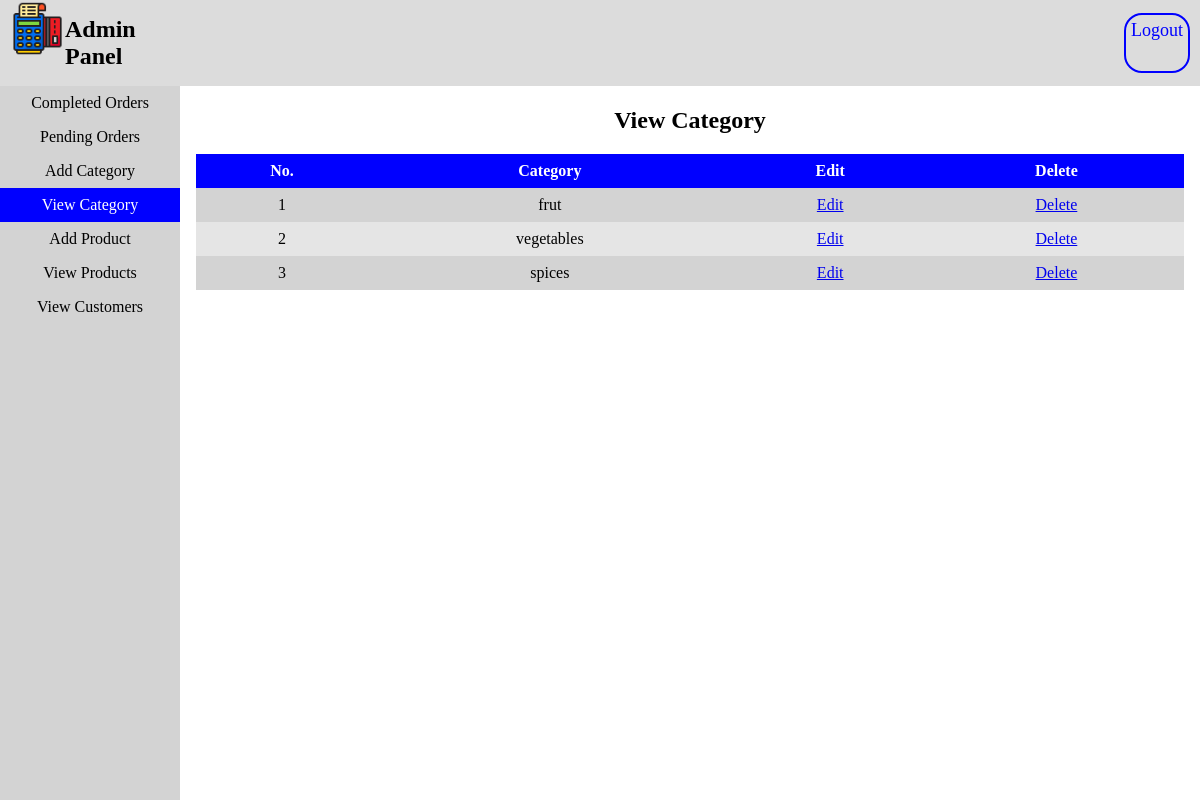
The app's page /admin/view_category.php (signed in) with its own data.
### tables this page shows
CREATE TABLE `categorie` (
  `id` int(11) NOT NULL,
  `name` text NOT NULL
);

### admin/view_category.php (the view, shortened to what this page needs)
<html>
<head>
    <link rel="stylesheet" href="css/header.css">
    <link rel="stylesheet" href="css/sidebar.css">
    <link rel="stylesheet" href="css/all.css">
</head>
<body>
    <form method="post">
        <div class="header">
            <IMG src="../images/alogo.png" width="55px" height="55px">
            <h2 style="margin:15px 0;">Admin Panel</h2>
            <div class="sodiv">
                <a class="soa" href="logout.php">Logout</a>
            </div>
        </div>
        <ul align="center">
            <li><a href="view_c_orders.php">Completed Orders</a></li>
            <li><a href="view_p_orders.php">Pending Orders</a></li>
            <li><a href="add_category.php">Add Category</a></li>
            <li><a class="active" href="view_category.php">View Category</a></li>
            <li><a href="add_product.php">Add Product</a></li>
            <li><a href="view_products.php">View Products</a></li>
            <li><a href="view_customers.php">View Customers</a></li>
        </ul>
        <div style="margin-left:15%; padding:1px 16px;">
            <h2 align="center">View Category</h2>
            <?php
                require '../config/db.php';
                $pric=mysqli_query($conn, "SELECT * from categorie");
                echo "<table class='table'>
					<tr>
						<th>No.</th>
						<th>Category</th>
						<th>Edit</th>
						<th>Delete</th>
					</tr>
                ";
                $no = 0;
                while ($row = mysqli_fetch_array($pric)) {
                    $no += 1;
                    echo "
					<tr align='center'>
                        <td>" . $no . "</td>
						<td>" . $row[1] . "</td>
						<td><a href='edit_category.php?no=" . $row[0] . "'>Edit</a></td>
						<td><a href='delete_category.php?no=" . $row[0] . "'>Delete</a></td>
					</tr>";
                }
                echo "</table>";
            ?>
        </div>
    </form>
</body>
</html>

### admin/css/header.css (style rules this page uses)
.header { overflow: hidden; background-color: gainsboro; padding: 1px 10px; display: flex; flex-direction: row; }
.sodiv { border: 2px solid blue; margin: 12px 0; margin-left: 80.8%; border-radius: 18px; }
.soa { background: none; border-radius: 18px; float: right; color: blue; padding: 5px; font-size: 18px; cursor: pointer; text-decoration: none; }

### admin/css/sidebar.css (style rules this page uses)
ul { list-style-type: none; margin: 0; padding: 0; height: 100%; width: 15%; background-color: lightgray; position: fixed; overflow: auto; }
li a { display: block; color: black; padding: 8px 16px; text-decoration: none; }
li a.active { background-color: blue; color: white; }

### admin/css/all.css (style rules this page uses)
body { margin: 0; }
.table { border-collapse: collapse; width: 100%; }
.table td { padding: 8px; }
.table tr:nth-child(even) { background-color: lightgray; }
.table tr:nth-child(odd) { background-color: rgb(229, 229, 229) }
.table th { padding: 8px; background-color: blue; color: white; }

### records on screen
categorie: name "frut"
categorie: name "vegetables"
categorie: name "spices"
